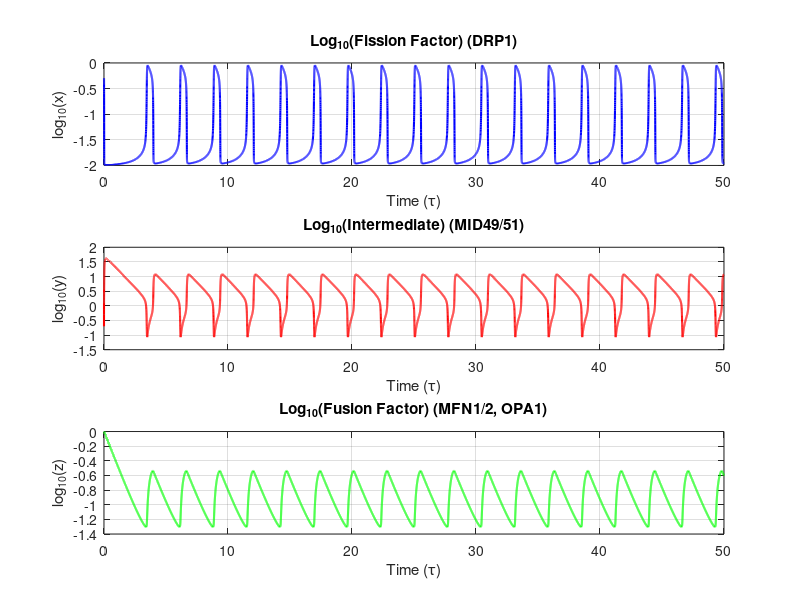

Here is the MATLAB script that generated this plot: (Note: this script raises an error after producing the figure.)
clear all
%%

% Parameters
epsilon = 0.01;          % Scaled parameter epsilon
epsilon_prime = 0.001;    % Scaled parameter epsilon'
q = 0.01;               % Parameter q
f = 1;                    % Stoichiometric factor


% Time span for simulation
tspan = [0 50]; 

% Initial conditions for x, y, z
x0 = 0.5;  % Initial fission factor concentration (DRP1)
y0 = 0.2;  % Initial intermediate concentration (MID49/51)
z0 = 1;    % Initial fusion factor concentration (MFN1/2, OPA1)
initial_conditions = [x0, y0, z0];

% scaled Field-Noyes equations
oregonator_eqns = @(t, vars) [
    (1/epsilon) * (q * vars(2) - vars(1) * vars(2) + vars(1) * (1 - vars(1)));  % dx/dτ
    (1/epsilon_prime) * (-q * vars(2) - vars(1) * vars(2) + f * vars(3));      % dy/dτ
    vars(1) - vars(3)                                                         % dz/dτ
];

[t, vars] = ode45(oregonator_eqns, tspan, initial_conditions);

% Extract solutions
x = vars(:, 1);  % Fission factor (DRP1)
y = vars(:, 2);  % Intermediate (MID49/51)
z = vars(:, 3);  % Fusion factor (MFN1/2, OPA1)

% log transformed solutions
x_log = log10(x);
y_log = log10(y);
z_log = log10(z);


%% Figure 1D: Log-Transformed Oscillations (Subplots)
figure;
subplot(3, 1, 1);
plot(t, x_log, 'b', 'LineWidth', 1.5);
title('Log_{10}(Fission Factor) (DRP1)');
xlabel('Time (\tau)');
ylabel('log_{10}(x)');
grid on;

subplot(3, 1, 2);
plot(t, y_log, 'r', 'LineWidth', 1.5);
title('Log_{10}(Intermediate) (MID49/51)');
xlabel('Time (\tau)');
ylabel('log_{10}(y)');
grid on;

subplot(3, 1, 3);
plot(t, z_log, 'g', 'LineWidth', 1.5);
title('Log_{10}(Fusion Factor) (MFN1/2, OPA1)');
xlabel('Time (\tau)');
ylabel('log_{10}(z)');
grid on;

sgtitle('Mitochondrial Dynamics: Log-Transformed Oscillations');